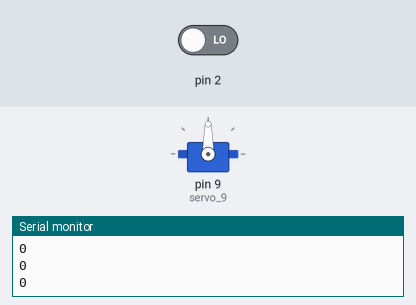
A sketch run on a simulated Arduino Uno, built with avr-gcc and run on an emulated ATmega328P. On the bench: servo, the last lines printed to the serial monitor. The inputs (shaded band) are chosen by the test bench; at power-on: pin 2 LOW.

Above: at 1.2 s.
1.3 s: pin 2 driven HIGH
At 2.4 s:
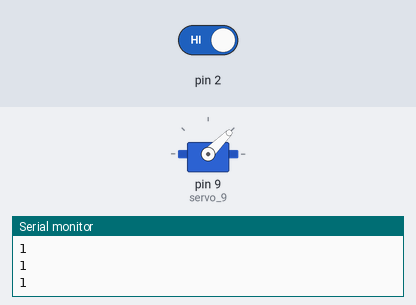
2.8 s: pin 2 driven LOW
At 3.2 s:
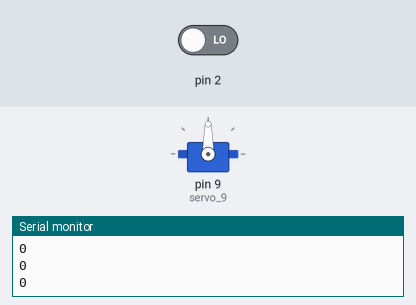
Timing chart, 0 to 5.8 s (numbered marks = the images above; inputs shaded):
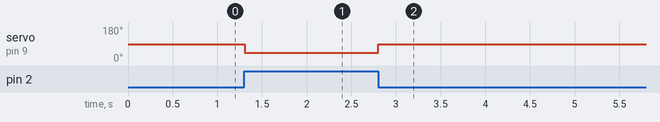

Measured:
- after the input at 1.3 s, servo on pin 9 (servo_9): 90° → 45° at once
- after the input at 2.8 s, servo on pin 9 (servo_9): 45° → 90° at once

The sketch:

IR_sensor.ino
```cpp
// C++ code
//
#include <Servo.h>

int servo = 0;

int ir = 0;

Servo servo_9;

void setup()
{
  pinMode(2, INPUT);
  Serial.begin(9600);
  servo_9.attach(9, 500, 2500);
}

void loop()
{
  ir = digitalRead(2);
  Serial.println(ir);
  if (ir == 1) {
    servo_9.write(45);
  } else {
    servo_9.write(90);
  }
  delay(10); // Delay a little bit to improve simulation performance
}
```
